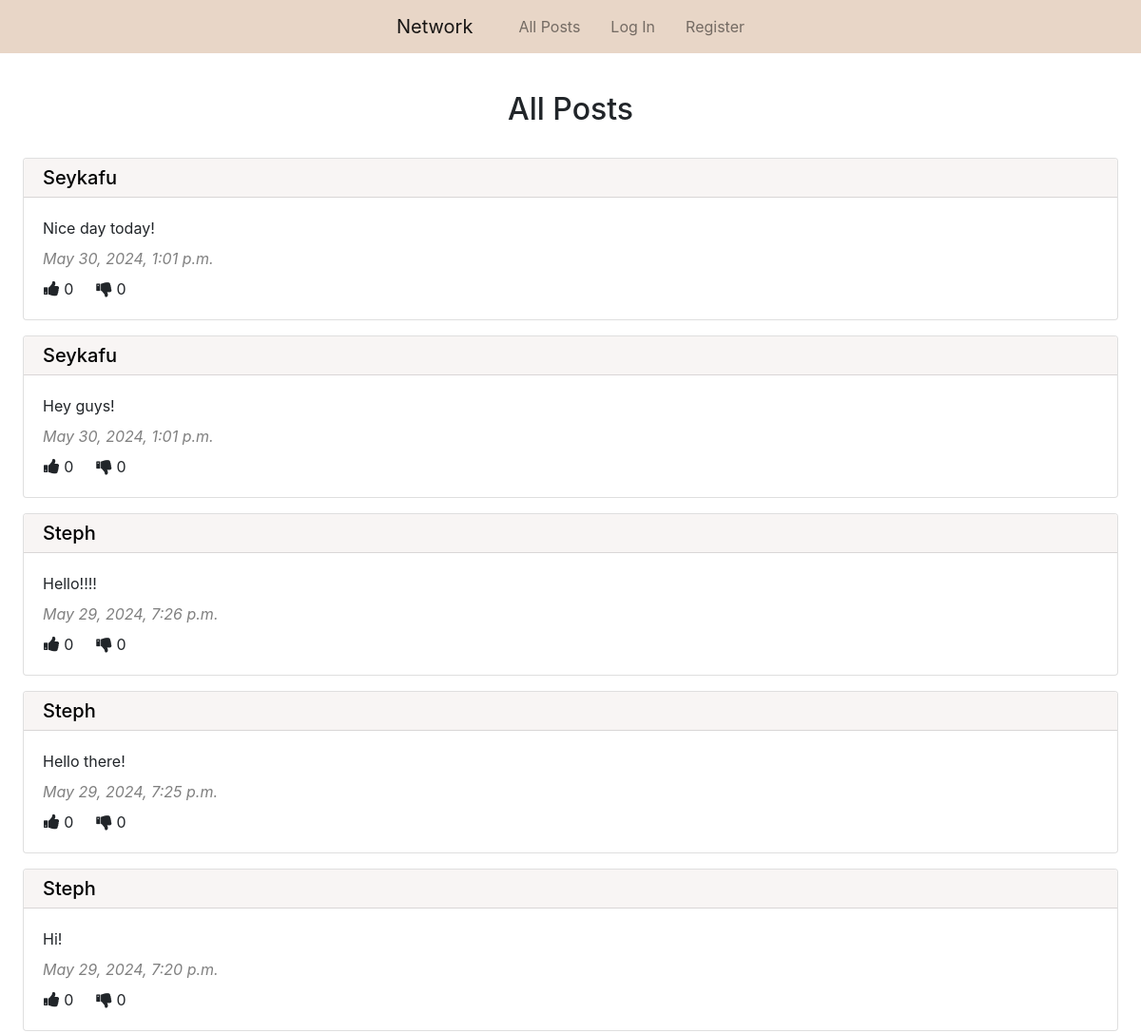
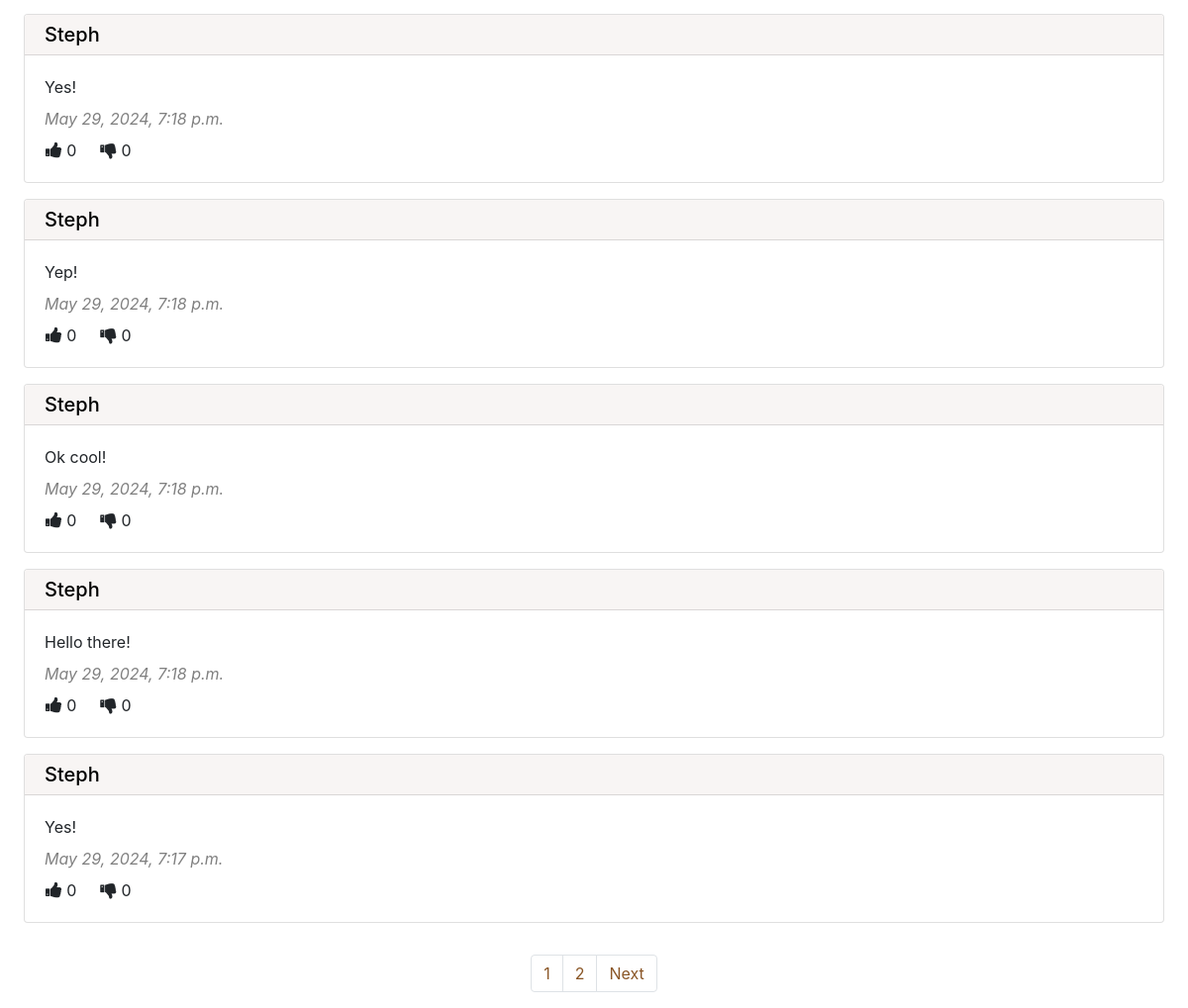
The page / on the database its author committed (2 pictures, top to bottom).
### network/models.py (models this page shows, shortened)
class Post(models.Model):
    content = models.CharField(max_length=300)
    user = models.ForeignKey(User, on_delete=models.CASCADE, related_name="post_user")
    date_time = models.DateTimeField(auto_now_add=True)

class User(AbstractUser):
    pass

### network/views.py (the view)
# urls.py: path("", views.index, name="index"),
def index(request):
    all_posts = Post.objects.all().order_by("id").reverse()
    all_likes = Like.objects.all()
    your_liked_post_ids = []
    try:
        for like in all_likes:
            if like.user.id == request.user.id:
                your_liked_post_ids.append(like.post.id)
    except:
        your_liked_post_ids = []
    paginator = Paginator(all_posts, 10)
    page_number = request.GET.get("page")
    page_posts = paginator.get_page(page_number)
    return render(request, "network/index.html", {
        "page_posts": page_posts,
        "your_liked_post_ids": your_liked_post_ids
    })

### network/templates/network/index.html (shortened to what this page needs)
{% extends "network/layout.html" %}
{% block body %}
    <h2 class="px-5 pt-4 pb-3 mt-3 text-center">All Posts</h2>
    {% for post in page_posts %}
        <div class="px-4 py-2">
            <div class="card">
                <h5 class="card-header bg-brown pt-2 pb-2"><a class="blacklink" href="{% url 'profile' user_id=post.user.id %}">{{ post.user.username | capfirst }}</a></h5>
                <div class="card-body">
                    <p class="card-text mt-0 mb-2" id="content_{{ post.id }}">{{ post.content }}</p>
                    <p class="card-text grey mt-2 mb-1"><i>{{ post.date_time }}</i></p>
                    <div class="row pl-3 mt-2">
                        <div class="pr-4">
                            <i class="fa fa-thumbs-up" style="font-size:18px"></i> {{ post.like_post.count }}
                        </div>
                        <div>
                            <i class="fa fa-thumbs-down" style="font-size:18px"></i> 0
                        </div>
                    </div>
                </div>
            </div>
        </div>
    {% endfor %}
    <br>
    <nav aria-label="Page navigation">
        <ul class="pagination d-flex justify-content-center">
            {% for i in page_posts.paginator.page_range %}
                <li class="page-item"><a class="page-link brown-text" href="?page={{ i }}">{{ i }}</a></li>
            {% endfor %}
            {% if page_posts.has_next %}
                <li class="page-item"><a class="page-link brown-text" href="?page={{ page_posts.next_page_number }}">Next</a></li>
            {% endif %}
        </ul>
      </nav>
{% endblock %}

### network/templates/network/layout.html (shortened to what this page needs)
{% load static %}
<!DOCTYPE html>
<html lang="en">
    <head>
        <link rel="stylesheet" href="https://stackpath.bootstrapcdn.com/bootstrap/4.4.1/css/bootstrap.min.css">
        <link rel="stylesheet" href="https://cdnjs.cloudflare.com/ajax/libs/font-awesome/4.7.0/css/font-awesome.min.css">
        <link href="{% static 'network/styles.css' %}" rel="stylesheet">
    </head>
    <body>
        <nav class="navbar navbar-expand-lg navbar-light bg-light justify-content-center">
            <a class="navbar-brand px-3" href="{% url 'index' %}">Network</a>
            <div>
              <ul class="navbar-nav mr-auto">
                <li class="nav-item">
                  <a class="nav-link px-3" href="{% url 'index' %}">All Posts</a>
                </li>
                {% if user.is_authenticated %}
                    <li class="nav-item">
                        <a class="nav-link px-3" href="{% url 'following' %}">Following</a>
                    </li>
                    <li class="nav-item">
                        <a class="nav-link px-3" href="{% url 'create' %}">Create Post</a>
                    </li>
                    <li class="nav-item">
                        <a class="nav-link px-3" href="{% url 'logout' %}">Log Out</a>
                    </li>
                {% else %}
                    <li class="nav-item">
                        <a class="nav-link px-3" href="{% url 'login' %}">Log In</a>
                    </li>
                    <li class="nav-item">
                        <a class="nav-link px-3" href="{% url 'register' %}">Register</a>
                    </li>
                {% endif %}
              </ul>
            </div>
          </nav>
        <div class="body">
            {% block body %}
            {% endblock %}
        </div>
    </body>
</html>

### network/static/network/styles.css (style rules this page uses)
.blacklink { color: black !important; }
.bg-light { background-color: #e8d6c7 !important; }
.bg-brown { background-color: #f8f5f4 !important; }
.brown-text { color: #8a5626 !important; }
.grey { color: grey !important; }

### rows shown on the page
Post: user.username "Seykafu", content "Nice day today!", date_time "May 30, 2024, 1:01 p.m.", like_post.count "0"
Post: user.username "Seykafu", content "Hey guys!", date_time "May 30, 2024, 1:01 p.m.", like_post.count "0"
Post: user.username "Steph", content "Hello!!!!", date_time "May 29, 2024, 7:26 p.m.", like_post.count "0"
Post: user.username "Steph", content "Hello there!", date_time "May 29, 2024, 7:25 p.m.", like_post.count "0"
Post: user.username "Steph", content "Hi!", date_time "May 29, 2024, 7:20 p.m.", like_post.count "0"
Post: user.username "Steph", content "Yes!", date_time "May 29, 2024, 7:18 p.m.", like_post.count "0"
Post: user.username "Steph", content "Yep!", date_time "May 29, 2024, 7:18 p.m.", like_post.count "0"
Post: user.username "Steph", content "Ok cool!", date_time "May 29, 2024, 7:18 p.m.", like_post.count "0"
Post: user.username "Steph", content "Hello there!", date_time "May 29, 2024, 7:18 p.m.", like_post.count "0"
Post: user.username "Steph", content "Yes!", date_time "May 29, 2024, 7:17 p.m.", like_post.count "0"

### other values the page prints
{{ i }} "1" "2"
